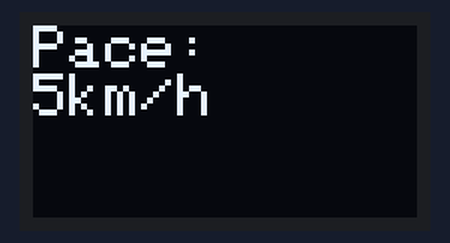
Bench run of a sketch on a simulated Arduino Uno, built with avr-gcc and run on an emulated ATmega328P. Parts: 64×32 one-colour display.

Above: at 0.1 s.

The sketch:

DISPLAY_ESP_TEST.ino
```cpp
#include <Adafruit_SSD1306.h>
#include <Wire.h>

#define SCREEN_WIDTH 64  // Updated for 64x32
#define SCREEN_HEIGHT 32 // Updated for 64x32
#define OLED_RESET    -1 // Reset pin # (or -1 if sharing Arduino reset pin)

Adafruit_SSD1306 display(SCREEN_WIDTH, SCREEN_HEIGHT, &Wire, OLED_RESET);

void setup() {
  // Initialize with I2C address 0x3C or

  Serial.begin(9600);
  if(!display.begin(SSD1306_SWITCHCAPVCC, 0x3C)) {
    Serial.println("display setup failed");
    for(;;); // Loop forever if failed
  }

  display.clearDisplay();
  display.setTextSize(1);
  display.setTextColor(SSD1306_WHITE);
  display.setCursor(0,0);
  display.println("Pace:\n5km/h");
  display.display();
}
void loop() {
  display.clearDisplay();
  display.setCursor(0,0);
  display.println("Pace:\n5km/h");
  display.display();
  delay(10000);
}
```
